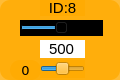
    <widget class="QWidget" name="widget_id1_8" native="true">
     <property name="geometry">
      <rect>
       <x>720</x>
       <y>30</y>
       <width>120</width>
       <height>80</height>
      </rect>
     </property>
     <property name="styleSheet">
      <string notr="true">background-color: rgb(255, 170, 0, 200);
border-radius:10px;</string>
     </property>
     <widget class="QLabel" name="label_ID1_9">
      <property name="geometry">
       <rect>
        <x>40</x>
        <y>0</y>
        <width>45</width>
        <height>16</height>
       </rect>
      </property>
      <property name="minimumSize">
       <size>
        <width>0</width>
        <height>10</height>
       </size>
      </property>
      <property name="font">
       <font>
        <family>Arial</family>
        <pointsize>11</pointsize>
       </font>
      </property>
      <property name="styleSheet">
       <string notr="true">background-color: rgb(255, 255, 255， 0);
border-radius:0px;</string>
      </property>
      <property name="text">
       <string>ID:8</string>
      </property>
      <property name="alignment">
       <set>Qt::AlignCenter</set>
      </property>
     </widget>
     <widget class="QSlider" name="horizontalSlider_pulse_id8">
      <property name="geometry">
       <rect>
        <x>20</x>
        <y>20</y>
        <width>83</width>
        <height>16</height>
       </rect>
      </property>
      <property name="autoFillBackground">
       <bool>false</bool>
      </property>
      <property name="styleSheet">
       <string notr="true">background-color: rgb(0, 0, 0);
border-radius:0px;</string>
      </property>
      <property name="minimum">
       <number>0</number>
      </property>
      <property name="maximum">
       <number>1000</number>
      </property>
      <property name="pageStep">
       <number>1</number>
      </property>
      <property name="value">
       <number>500</number>
      </property>
      <property name="orientation">
       <enum>Qt::Horizontal</enum>
      </property>
     </widget>
     <widget class="QSlider" name="horizontalSlider_dev_id8">
      <property name="geometry">
       <rect>
        <x>40</x>
        <y>60</y>
        <width>45</width>
        <height>18</height>
       </rect>
      </property>
      <property name="styleSheet">
       <string notr="true">background-color: rgb(255, 255, 255， 0);</string>
      </property>
      <property name="minimum">
       <number>-125</number>
      </property>
      <property name="maximum">
       <number>125</number>
      </property>
      <property name="pageStep">
       <number>1</number>
      </property>
      <property name="orientation">
       <enum>Qt::Horizontal</enum>
      </property>
     </widget>
     <widget class="QLabel" name="label_id8">
      <property name="geometry">
       <rect>
        <x>10</x>
        <y>60</y>
        <width>31</width>
        <height>20</height>
       </rect>
      </property>
      <property name="minimumSize">
       <size>
        <width>0</width>
        <height>10</height>
       </size>
      </property>
      <property name="font">
       <font>
        <family>DejaVu Sans</family>
        <pointsize>10</pointsize>
       </font>
      </property>
      <property name="styleSheet">
       <string notr="true">background-color: rgb(255, 255, 255， 0);</string>
      </property>
      <property name="text">
       <string>0</string>
      </property>
      <property name="alignment">
       <set>Qt::AlignCenter</set>
      </property>
     </widget>
     <widget class="QLineEdit" name="lineEdit_id8">
      <property name="geometry">
       <rect>
        <x>40</x>
        <y>40</y>
        <width>45</width>
        <height>18</height>
       </rect>
      </property>
      <property name="sizePolicy">
       <sizepolicy hsizetype="Fixed" vsizetype="Fixed">
        <horstretch>0</horstretch>
        <verstretch>0</verstretch>
       </sizepolicy>
      </property>
      <property name="font">
       <font>
        <family>Arial</family>
        <pointsize>11</pointsize>
       </font>
      </property>
      <property name="autoFillBackground">
       <bool>false</bool>
      </property>
      <property name="styleSheet">
       <string notr="true">background-color: rgb(255, 255, 255);
border-radius:0px;</string>
      </property>
      <property name="text">
       <string>500</string>
      </property>
      <property name="maxLength">
       <number>1000</number>
      </property>
      <property name="alignment">
       <set>Qt::AlignCenter</set>
      </property>
      <property name="dragEnabled">
       <bool>false</bool>
      </property>
      <property name="readOnly">
       <bool>false</bool>
      </property>
     </widget>
    </widget>
